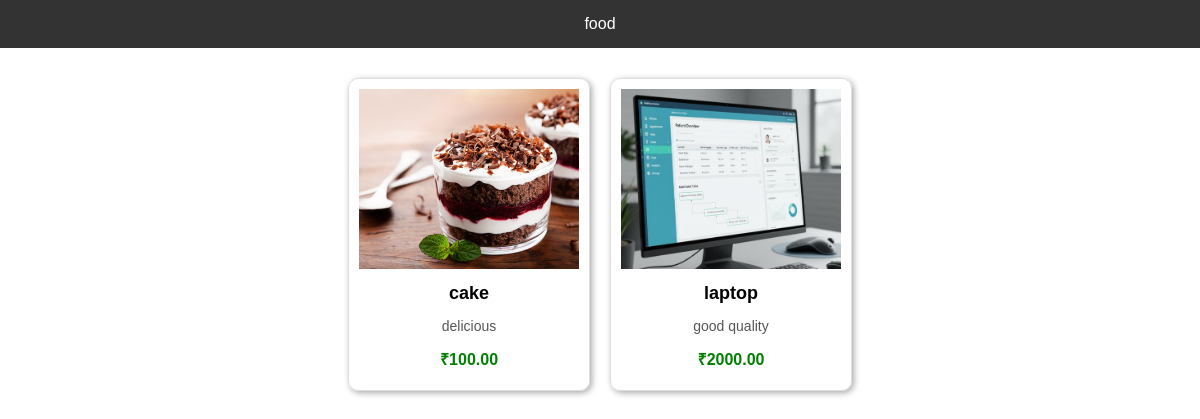
Page /category/1/ on the committed database.
### shop/models.py (models this page shows, shortened)
class Category(models.Model):
    name = models.CharField(max_length=100, unique=True)
    image = models.ImageField(upload_to='categories/', blank=True, null=True)

class Product(models.Model):
    category = models.ForeignKey(Category, on_delete=models.CASCADE)
    name = models.CharField(max_length=200)
    description = models.TextField()
    price = models.DecimalField(max_digits=10, decimal_places=2)
    image = models.ImageField(upload_to='products/', blank=True, null=True)

### shop/views.py (the view)
# urls.py: path('category/<int:category_id>/', views.category_products,
def category_products(request, category_id):
    category = get_object_or_404(Category, id=category_id)
    products = Product.objects.filter(category=category)
    return render(
        request,
        'shop/category_products.html',
        {'category': category, 'products': products},
    )

### shop/templates/shop/category_products.html (shortened to what this page needs)
<!DOCTYPE html>
<html>
<head>
</head>
<body>
    <div class="header">{{ category.name }}</div>
    <div class="products">
        {% for product in products %}
        <div class="product">
            {% if product.image %}
            <img src="{{ product.image.url }}" alt="{{ product.name }}">
            {% endif %}
            <h3>{{ product.name }}</h3>
            <p>{{ product.description|truncatewords:15 }}</p>
            <div class="price">₹{{ product.price }}</div>
              </div>
        {% endfor %}
    </div>
</body>
</html>

### shop/templates/shop/category_products.html (style rules this page uses)
body { font-family: Arial; margin: 0; padding: 0; }
.header { background: #333; color: white; padding: 15px; text-align: center; }
.products { display: flex; flex-wrap: wrap; justify-content: center; margin: 20px; }
.product { border: 1px solid #ddd; margin: 10px; padding: 10px; width: 220px; border-radius: 10px; box-shadow: 2px 2px 6px #aaa; text-align: center; }
.product img { width: 100%; height: 180px; object-fit: cover; }
.product h3 { font-size: 18px; margin: 10px 0; }
.product p { font-size: 14px; color: #555; }
.price { color: green; font-weight: bold; margin: 10px 0; }

### rows in the picture
Category: name "food"
Product: image (picture), name "cake", description "delicious", price "100.00"
Product: image (picture), name "laptop", description "good quality", price "2000.00"
